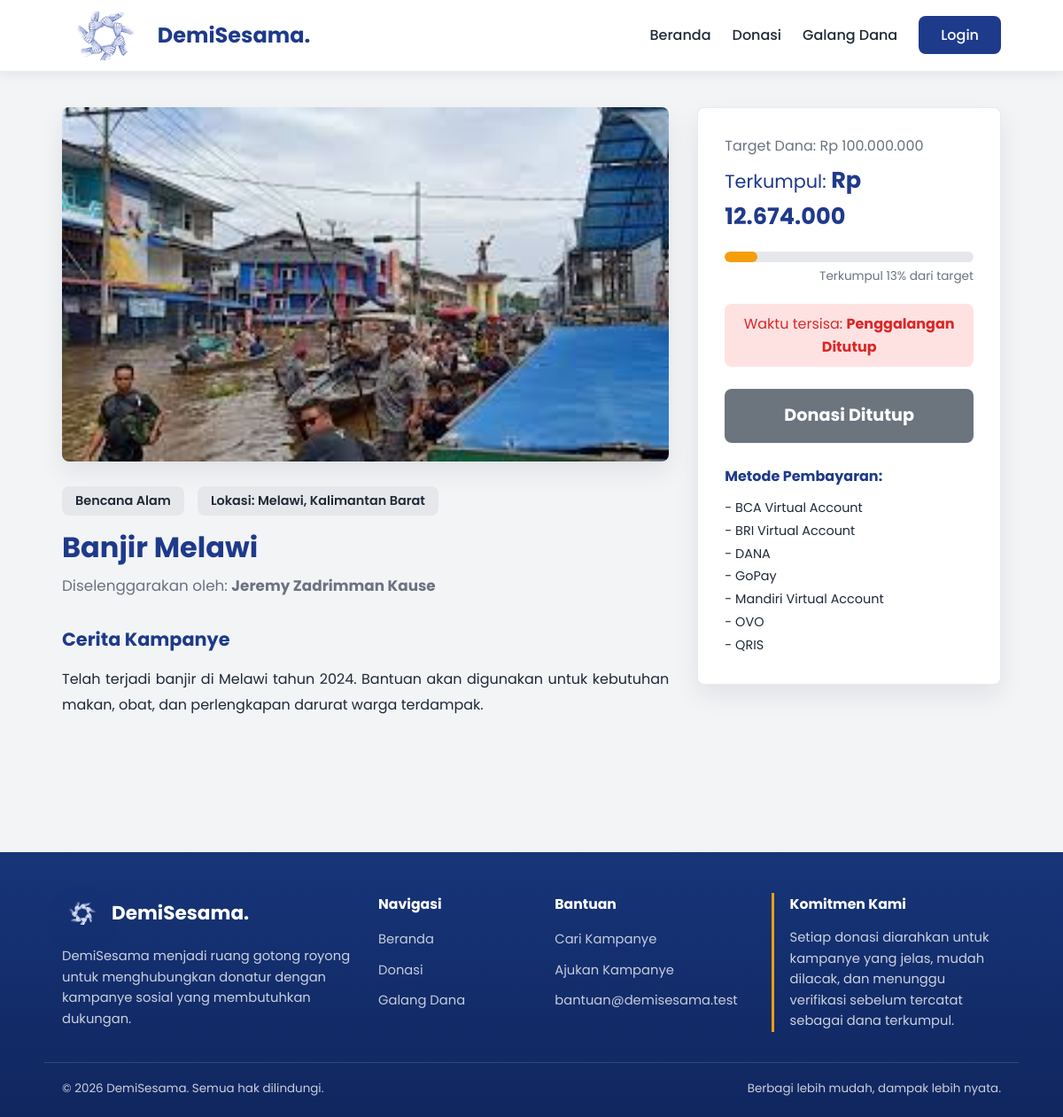
The page /pages/detail.php on the database its author committed.
### tables this page shows
CREATE TABLE `kampanye` (
  `id_kampanye` int(11) NOT NULL AUTO_INCREMENT,
  `id_penyelenggara` int(11) NOT NULL,
  `judul_kampanye` varchar(100) NOT NULL,
  `kategori` varchar(50) NOT NULL,
  `lokasi` varchar(100) NOT NULL,
  `deskripsi` varchar(1000) NOT NULL,
  `target_dana` int(15) NOT NULL,
  `dana_terkumpul` int(15) NOT NULL DEFAULT 0,
  `batas_waktu` date NOT NULL,
  `gambar_poster` varchar(255) NOT NULL,
  `status` ENUM('pending', 'approved', 'rejected', 'completed') NOT NULL DEFAULT 'pending',
  PRIMARY KEY (`id_kampanye`),
  KEY `id_penyelenggara` (`id_penyelenggara`),
  CONSTRAINT `kampanye_ibfk_1`
    FOREIGN KEY (`id_penyelenggara`)
    REFERENCES `penyelenggara` (`id_penyelenggara`)
    ON DELETE CASCADE
    ON UPDATE CASCADE
);

CREATE TABLE `penyelenggara` (
  `id_penyelenggara` int(11) NOT NULL AUTO_INCREMENT,
  `nama_penyelenggara` varchar(50) NOT NULL,
  `email` varchar(50) NOT NULL,
  `no_telepon` varchar(15) NOT NULL,
  `alamat` varchar(100) NOT NULL,
  `pass` varchar(50) NOT NULL,
  PRIMARY KEY (`id_penyelenggara`)
);

### components/path_helper.php (called while the page is built, shortened)
<?php
if (!function_exists('appBaseUrl')) {
    function appBaseUrl() {
        static $base_url = null;
        if ($base_url !== null) {
            return $base_url;
        }
        $document_root = realpath($_SERVER['DOCUMENT_ROOT'] ?? '');
        $project_root = realpath(dirname(__DIR__));
        if ($document_root && $project_root && strpos($project_root, $document_root) === 0) {
            $relative = trim(str_replace('\\', '/', substr($project_root, strlen($document_root))), '/');
            $base_url = '/' . ($relative !== '' ? $relative . '/' : '');
            return $base_url;
        }
        $script_name = str_replace('\\', '/', $_SERVER['SCRIPT_NAME'] ?? '/');
        $base_url = preg_replace('#/(admin|auth|pages)/[^/]*$#', '/', $script_name);
        $base_url = preg_replace('#/[^/]*$#', '/', $base_url);
        return $base_url ?: '/';
    }
}
if (!function_exists('url_for')) {
    function url_for($path = '') {
        $path = (string) $path;
        return appBaseUrl() . ltrim($path, '/');
    }
}
if (!function_exists('asset_url')) {
    function asset_url($path) {
        return url_for($path);
    }
}
if (!function_exists('current_page_path')) {
    function current_page_path() {
        $script_name = str_replace('\\', '/', $_SERVER['SCRIPT_NAME'] ?? '');
        $base_url = appBaseUrl();
        return ltrim(basename($script_name), '/');
    }
}
?>

### components/donation_helper.php (called while the page is built, shortened)
<?php
require_once __DIR__ . "/path_helper.php";
if (!function_exists('e')) {
    function e($value) {
        return htmlspecialchars((string) $value, ENT_QUOTES, 'UTF-8');
    }
}
if (!function_exists('formatRupiah')) {
    function formatRupiah($value) {
        return "Rp " . number_format((float) $value, 0, ',', '.');
    }
}
if (!function_exists('paymentMethodsTableAvailable')) {
    function paymentMethodsTableAvailable($conn) {
        $result = mysqli_query($conn, "SHOW TABLES LIKE 'metode_pembayaran'");
        return $result && mysqli_num_rows($result) > 0;
    }
}
if (!function_exists('paymentMethods')) {
    function paymentMethods($active_only = true) {
        global $conn;
        if (isset($conn) && $conn && paymentMethodsTableAvailable($conn)) {
            $where = $active_only ? "WHERE aktif = 1" : "";
            $result = mysqli_query(
                $conn,
                "SELECT kode, label, tipe, nomor_tujuan, nama_pemilik, instruksi, gambar
                 FROM metode_pembayaran
                 {$where}
                 ORDER BY label ASC"
            );
            $methods = [];
            if ($result) {
                while ($row = mysqli_fetch_assoc($result)) {
                    $methods[$row['kode']] = [
                        'label' => $row['label'],
                        'type' => $row['tipe'],
                        'account' => $row['nomor_tujuan'],
                        'account_name' => $row['nama_pemilik'],
                        'instruction' => $row['instruksi'],
                        'image' => $row['gambar'],
                    ];
                }
            }
            if (!empty($methods)) {
                return $methods;
            }
        }
        return defaultPaymentMethods();
    }
}
if (!function_exists('campaignPaymentMethodLabels')) {
    function campaignPaymentMethodLabels($campaign, $active_only = true) {
        $methods = paymentMethods($active_only);
        $labels = [];
        foreach ($methods as $code => $method) {
            $labels[] = $method['label'] ?? $code;
        }
        return $labels;
    }
}
if (!function_exists('isCampaignClosed')) {
    function isCampaignClosed($campaign) {
        $status = strtolower((string) ($campaign['status'] ?? ''));
        if (in_array($status, ['completed', 'rejected'], true)) {
            return true;
        }
        return false;
    }
}
?>

### pages/detail.php (the view, shortened to what this page needs)
<?php
require_once("../components/db_conn.php");
require_once("../components/donation_helper.php");
$id_kampanye = filter_input(INPUT_GET, 'id', FILTER_VALIDATE_INT);
if (!$id_kampanye) {
    $id_kampanye = 1;
}
$stmt = mysqli_prepare(
    $conn,
    "SELECT k.*, p.nama_penyelenggara
     FROM kampanye k
     INNER JOIN penyelenggara p ON p.id_penyelenggara = k.id_penyelenggara
     WHERE k.id_kampanye = ?"
);
$kampanye = null;
if ($stmt) {
    mysqli_stmt_bind_param($stmt, "i", $id_kampanye);
    mysqli_stmt_execute($stmt);
    $result = mysqli_stmt_get_result($stmt);
    $kampanye = $result ? mysqli_fetch_assoc($result) : null;
}
if ($kampanye) {
    $target = (float) $kampanye['target_dana'];
    $terkumpul = (float) $kampanye['dana_terkumpul'];
    $persentase = $target > 0 ? min(round(($terkumpul / $target) * 100), 100) : 0;
    $hari_ini = new DateTime();
    $batas_waktu = new DateTime($kampanye['batas_waktu']);
    $sisa_hari = $batas_waktu < $hari_ini ? 0 : $hari_ini->diff($batas_waktu)->days;
    $campaign_closed = isCampaignClosed($kampanye);
    $is_admin_view = !empty($_SESSION['id_penyelenggara']) && ($_SESSION['role'] ?? '') === 'pengelola';
    $kategori = ucwords(str_replace('_', ' ', $kampanye['kategori']));
    $metode_kampanye = campaignPaymentMethodLabels($kampanye);
}
?>
<!DOCTYPE html>
<html lang="id">
<head>
    <link rel="stylesheet" href="<?php echo asset_url('css/global.css?v=3'); ?>">
    <link rel="stylesheet" href="<?php echo asset_url('css/detail.css?v=4'); ?>">
</head>
<body>
    <?php include_once("../components/nav.php") ?>
    <main class="halaman-detail">
        <div class="container">
            <?php if (!$kampanye): ?>
                <div class="detail-kampanye">
                    <div class="konten-utama">
                        <h2 class="judul-detail">Kampanye tidak ditemukan</h2>
                        <p class="deskripsi">Data kampanye yang Anda buka belum tersedia.</p>
                        <a href="<?php echo url_for('index.php#kampanye'); ?>" class="btn-donasi-sekarang">Kembali ke Daftar Kampanye</a>
                    </div>
                </div>
            <?php else: ?>
                <div class="detail-kampanye">
                    <div class="konten-utama">
                        <img src="<?php echo e(asset_url($kampanye['gambar_poster'])); ?>" alt="<?php echo e($kampanye['judul_kampanye']); ?>" class="detail-image">
                        <div class="detail-kategori-lokasi">
                            <span class="badge-kategori"><?php echo e($kategori); ?></span>
                            <span class="badge-lokasi">Lokasi: <?php echo e($kampanye['lokasi']); ?></span>
                        </div>
                        <h2 class="judul-detail"><?php echo e($kampanye['judul_kampanye']); ?></h2>
                        <p class="penyelenggara-detail">Diselenggarakan oleh: <strong><?php echo e($kampanye['nama_penyelenggara']); ?></strong></p>
                        <div class="deskripsi-kampanye">
                            <h3>Cerita Kampanye</h3>
                            <p><?php echo nl2br(e($kampanye['deskripsi'])); ?></p>
                        </div>
                    </div>
                    <div class="konten-samping">
                        <div class="box-donasi">
                            <p class="teks-target">Target Dana: <span><?php echo formatRupiah($kampanye['target_dana']); ?></span></p>
                            <p class="teks-terkumpul">Terkumpul: <strong><?php echo formatRupiah($kampanye['dana_terkumpul']); ?></strong></p>
                            <div class="progress-bar-detail">
                                <div class="progress-detail" style="width: <?php echo $persentase; ?>%;"></div>
                            </div>
                            <p class="teks-persen">Terkumpul <?php echo $persentase; ?>% dari target</p>
                            <p class="teks-waktu">Waktu tersisa: <strong><?php echo $campaign_closed ? 'Penggalangan Ditutup' : $sisa_hari . ' Hari Lagi'; ?></strong></p>
                            <?php if ($is_admin_view): ?>
                                <p class="detail-admin-note">Anda sedang login sebagai pengelola.</p>
                            <?php elseif ($campaign_closed): ?>
                                <span class="btn-donasi-sekarang btn-donasi-disabled">Donasi Ditutup</span>
                            <?php else: ?>
                                <a href="<?php echo url_for('pages/donasi.php?id=' . (int) $kampanye['id_kampanye']); ?>" class="btn-donasi-sekarang">Donasi Sekarang</a>
                            <?php endif; ?>
                            <div class="info-rekening">
                                <h4>Metode Pembayaran:</h4>
                                <ul>
                                    <?php foreach ($metode_kampanye as $metode): ?>
                                        <li><?php echo e($metode); ?></li>
                                    <?php endforeach; ?>
                                </ul>
                            </div>
                        </div>
                    </div>
                </div>
            <?php endif; ?>
        </div>
    </main>
    <?php include_once("../components/footer.php") ?>
</body>
</html>

### CSS/global.css (style rules this page uses)
:root { --primary: #1E3A8A; --primary-hover: #3B82F6; --button: #F59E0B; --button-hover: #D97706; --bg-body: #F3F4F6; --white: #FFFFFF; --main-text: #1F2937; --text-desc: #6B7280; --border: #E5E7EB; --danger: #DC2626; --shadow-soft: 0 12px 28px rgba(15, 23, 42, 0.08); --shadow-hover: 0 18px 38px rgba(15, 23, 42, 0.14); }
* { margin: 0; padding: 0; box-sizing: border-box; font-family: 'Poppins', sans-serif; }
body { background-color: var(--bg-body); color: var(--main-text); line-height: 1.6; min-height: 100vh; }
.container { max-width: 1100px; margin: 0 auto; padding: 0 20px; }
img { max-width: 100%; }
html { scroll-behavior: smooth; }

### CSS/detail.css (style rules this page uses)
.halaman-detail { padding: 40px 0 80px 0; }
.detail-kampanye { display: grid; grid-template-columns: 2fr 1fr; gap: 32px; align-items: start; }
.konten-utama { min-width: 0; }
.detail-image { width: 100%; height: 400px; object-fit: cover; border-radius: 8px; margin-bottom: 20px; box-shadow: var(--shadow-soft); }
.detail-kategori-lokasi { display: flex; flex-wrap: wrap; gap: 15px; margin-bottom: 15px; font-size: 0.9rem; }
.badge-kategori, .badge-lokasi { background-color: var(--border); color: #1F2937; padding: 5px 15px; border-radius: 8px; font-weight: 600; }
.judul-detail { font-size: 2rem; color: var(--primary); margin-bottom: 10px; line-height: 1.3; }
.penyelenggara-detail { color: var(--text-desc); margin-bottom: 30px; font-size: 1.05rem; }
.deskripsi-kampanye h3 { font-size: 1.3rem; color: var(--primary); margin-bottom: 15px; }
.deskripsi-kampanye p { margin-bottom: 15px; text-align: justify; line-height: 1.8; }
.box-donasi { background-color: var(--white); padding: 30px; border: 1px solid rgba(229, 231, 235, 0.85); border-radius: 8px; box-shadow: var(--shadow-soft); position: sticky; top: 100px; }
.teks-target { font-size: 1rem; color: var(--text-desc); margin-bottom: 5px; }
.teks-terkumpul { font-size: 1.3rem; color: var(--primary); margin-bottom: 20px; }
.teks-terkumpul strong { font-size: 1.6rem; }
.progress-bar-detail { background-color: var(--border); height: 12px; border-radius: 10px; overflow: hidden; margin-bottom: 5px; }
.progress-detail { background-color: var(--button); height: 100%; border-radius: 10px; }
.teks-persen { font-size: 0.85rem; color: var(--text-desc); text-align: right; margin-bottom: 20px; }
.teks-waktu { font-size: 1rem; color: var(--danger); margin-bottom: 25px; background-color: #FEE2E2; padding: 10px; border-radius: 8px; text-align: center; }
.btn-donasi-sekarang { display: block; width: 100%; background-color: var(--button); color: var(--white); text-align: center; padding: 15px 0; border-radius: 8px; font-weight: bold; font-size: 1.2rem; margin-bottom: 25px; transition: background-color 0.25s ease, transform 0.25s ease; }
.btn-donasi-disabled, .btn-donasi-disabled:hover { background-color: #6C757D; cursor: not-allowed; transform: none; }
.info-rekening h4 { font-size: 1rem; color: var(--primary); margin-bottom: 10px; }
.info-rekening ul { list-style-type: none; padding-left: 0; color: var(--main-text); font-size: 0.9rem; line-height: 1.8; }
.info-rekening li::before { content: "- "; }

### rows shown on the page
kampanye: gambar_poster (picture), kategori "Bencana Alam", lokasi "Melawi, Kalimantan Barat", judul_kampanye "Banjir Melawi", id_penyelenggara.nama_penyelenggara "Jeremy Zadrimman Kause", deskripsi "Telah terjadi banjir di Melawi tahun 2024. Bantuan akan digunakan untuk kebutuhan makan, obat, dan perlengkapan darurat warga terdampak.", target_dana "Rp 100.000.000", dana_terkumpul "Rp 12.674.000"

### other values the page prints
$metode "BCA Virtual Account"
$metode "BRI Virtual Account"
$metode "DANA"
$metode "GoPay"
$metode "Mandiri Virtual Account"
$metode "OVO"
$metode "QRIS"
